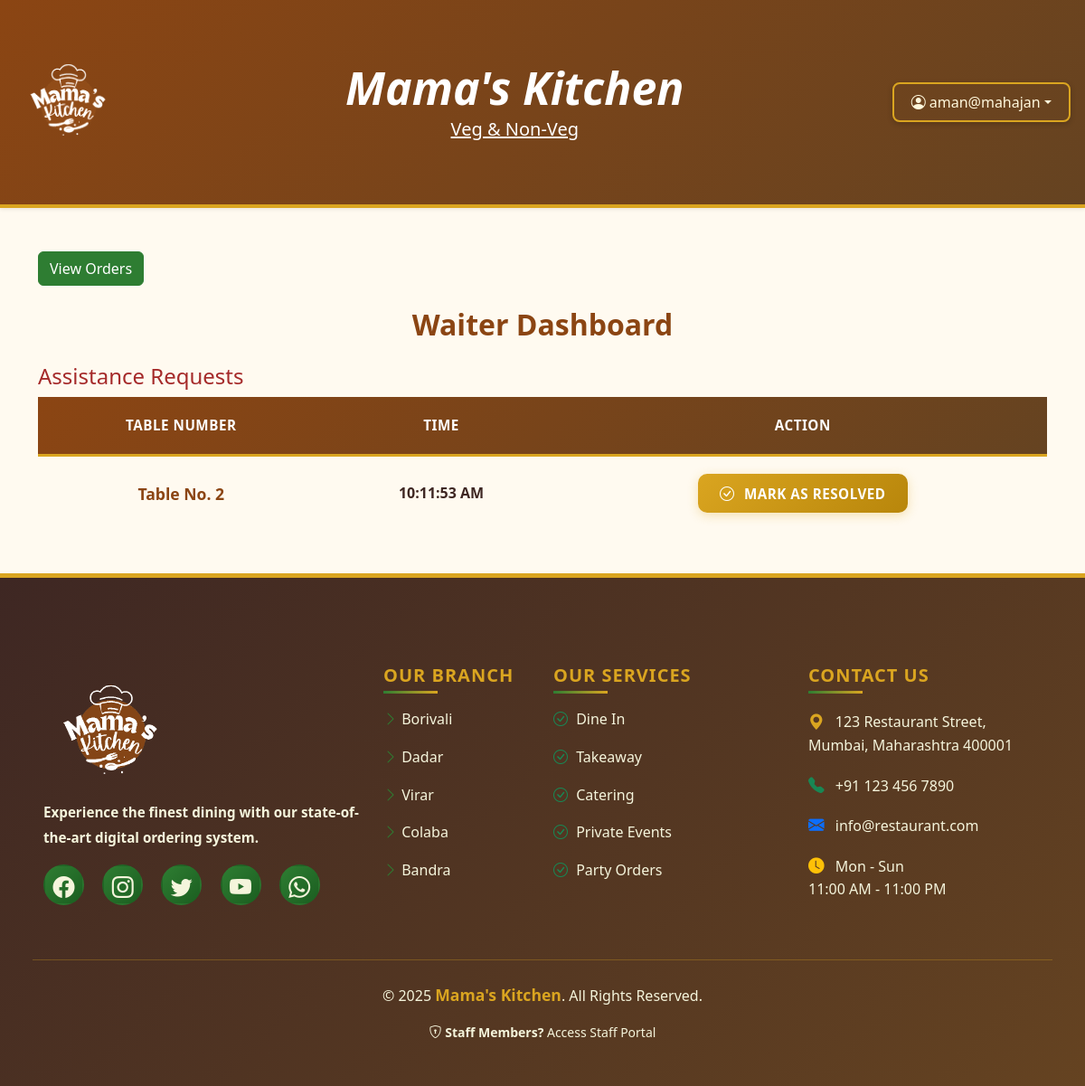
The app's page /waiter/ (signed in), older data.
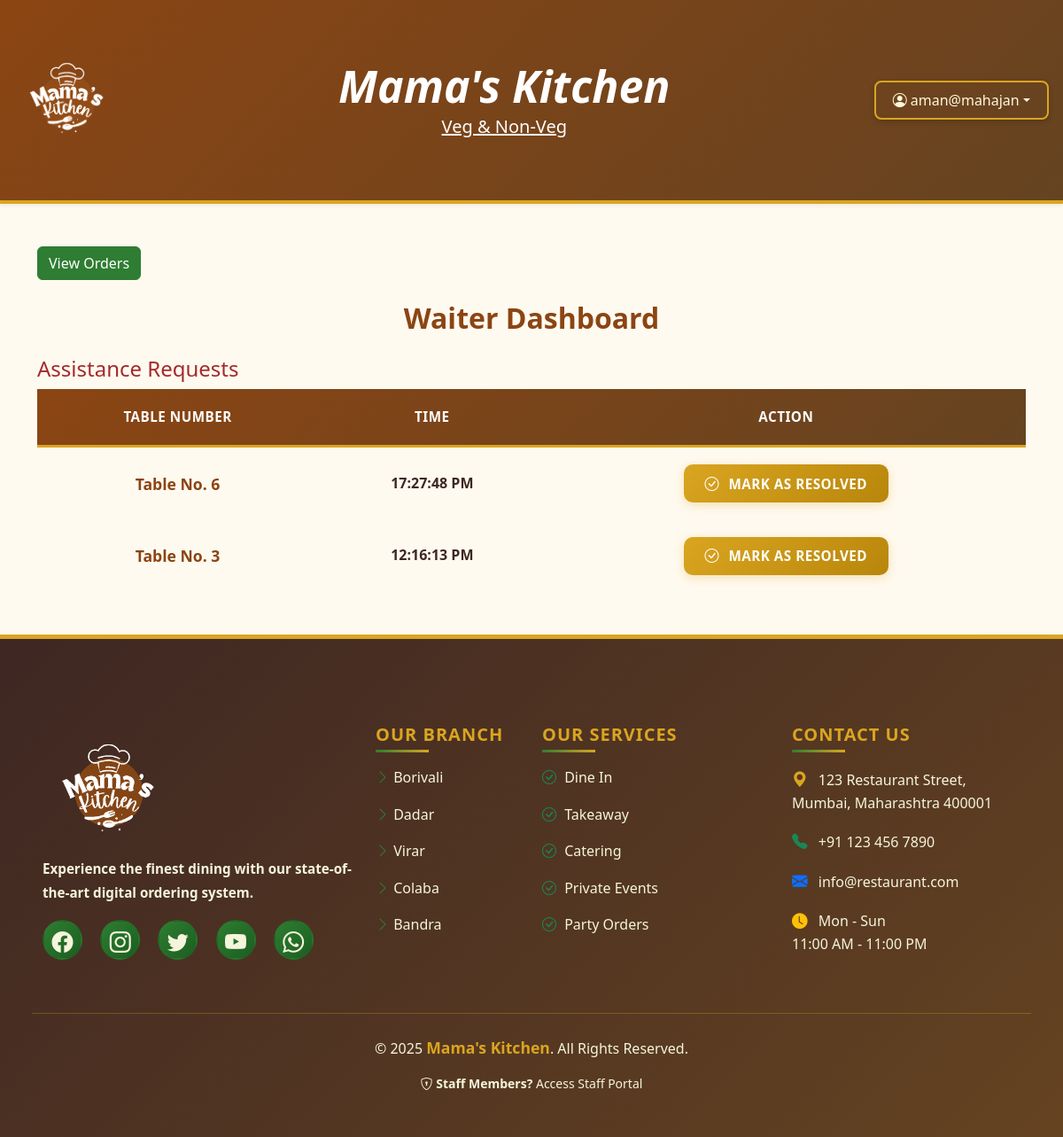
The same page, newer data.
### common/models.py (models this page shows, shortened)
class AssistanceRequest(models.Model):
    table = models.ForeignKey(Table, on_delete=models.CASCADE)
    waiter = models.ForeignKey(Staff, on_delete=models.CASCADE)
    timestamp = models.DateTimeField(auto_now_add=True)
    resolved = models.BooleanField(default=False)

class Table(models.Model):
    number = models.IntegerField(unique=True)
    capacity = models.IntegerField()
    is_occupied = models.BooleanField(default=False)
    assigned_waiter = models.ForeignKey('Staff', null=True, blank=True, on_delete=models.SET_NULL)
    last_activity = models.DateTimeField(auto_now=True)

### waiter/views.py (the view)
# urls.py: path('', views.waiter_dashboard, name='waiter_dashboard'),
@login_required
def waiter_dashboard(request):
    try:
        waiter = Staff.objects.get(user=request.user)
    except Staff.DoesNotExist:
        return redirect('login')
    requests = AssistanceRequest.objects.filter(waiter=waiter, resolved=False).order_by('-timestamp')
    return render(request, 'waiter/dashboard.html', {'requests': requests})

### templates/waiter/dashboard.html
{% extends 'base.html' %}
{% block content %}
<div class="container mt-5">
  <a href="{% url 'waiter_orders' %}" class="btn btn-success">View Orders</a>
  <div class="text-center">
    <h3 class="mt-4">Waiter Dashboard</h3>
  </div>
  <h4 class="mt-4" style="color: brown;">Assistance Requests</h4>
  {% if requests %}
  <table class="custom-table">
    <thead>
      <tr>
        <th>Table Number</th>
        <th>Time</th>
        <th>Action</th>
      </tr>
    </thead>
    <tbody>
      {% for req in requests %}
      <tr class="text-center">
        <td>Table No. {{ req.table.number }}</td>
        <td>{{ req.timestamp|date:"H:i:s A" }}</td>
        <td>
          <a href="{% url 'resolve_request' req.id %}" class="btn btn-sm btn-success">
            <i class="bi bi-check-circle"></i> Mark as Resolved
          </a>
        </td>
      </tr>
      {% endfor %}
    </tbody>
  </table>
  {% else %}
  <p>No pending requests.</p>
  {% endif %}
</div>
{% endblock %}

Row changes from the older to the newer data that the page shows:
no longer on this page (row edited): AssistanceRequest: table.number "2", timestamp "10:11:53 AM"
added AssistanceRequest: table.number "6", timestamp "17:27:48 PM"
added AssistanceRequest: table.number "3", timestamp "12:16:13 PM"
